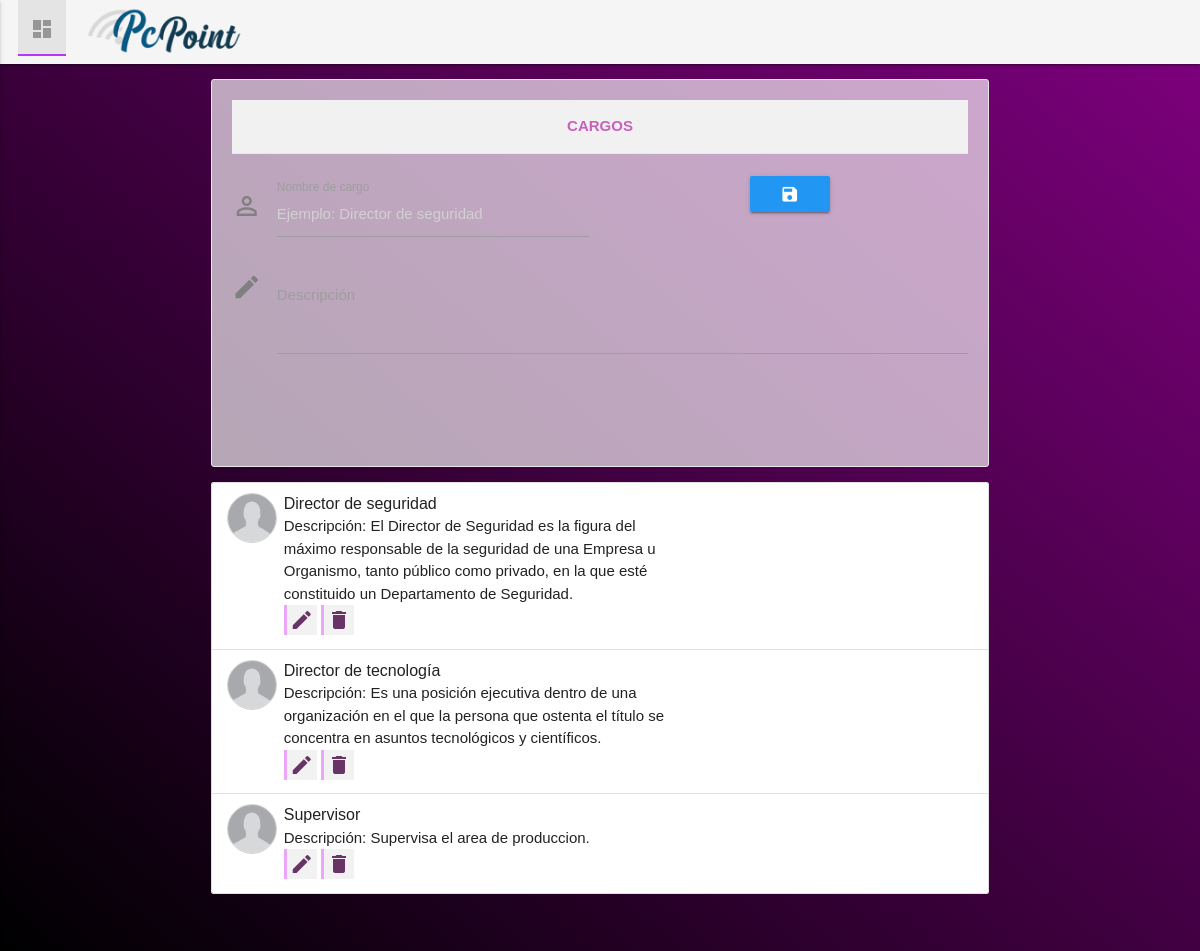
The app's page /cargos.php with its own data.
### tables this page shows
CREATE TABLE `cargos` (
  `id_cargo` int(11) NOT NULL,
  `nombre_cargo` varchar(40) NOT NULL,
  `descripcion` varchar(300) NOT NULL
);

### lib/database.php (called while the page is built, shortened)
<?php
class Database
{
    private static $connection;
    private static function connect()
    {
        $server = "localhost";
        $database = "planillas";
        $username = "root";
        $password = "";
        $options = array(PDO::MYSQL_ATTR_INIT_COMMAND => "set names utf8");
        self::$connection = null;
        try
        {
            self::$connection = new PDO("mysql:host=".$server."; dbname=".$database, $username, $password, $options);
            self::$connection->setAttribute(PDO::ATTR_ERRMODE, PDO::ERRMODE_EXCEPTION);
        }
        catch(PDOException $exception)
        {
            die($exception->getMessage());
        }
    }
    private static function desconnect()
    {
        self::$connection = null;
    }
    public static function getRows($query, $values)
    {
        $statement = self::$connection->prepare($query);
        $statement->execute($values);
        return $statement->fetchAll(PDO::FETCH_BOTH);
    }
}
?>

### cargos.php (the view, shortened to what this page needs)
<!DOCTYPE html>
<head>
    <link type='text/css' rel='stylesheet' href='css/sweetalert2.min.css'/>
    <link rel="stylesheet" href="lib/materialize/materialize.min.css">
    <link rel="stylesheet" href="css/estilo.css">
    <link rel="stylesheet" href="css/admin.css">
    <link rel="stylesheet" href="css/icons.css">
</head>
<?php include('inc/admin/menu.php') ?>
<body>
<div class="container">
    <?php
    require("lib/database.php");
    if(empty($_GET['id']))
    {
        $id_cargo = null;
        $nombre_cargo = null;
        $descripcion = null;
    }
    ?>
    <div class="principal">
        <div class="row">
             <div class="dashboard-div">
                <div class="sec-titulo bottom_1em">Cargos</div>
                <form method='post' enctype='multipart/form-data'>
                        <div class="row">
                            <div class="input-field col l6 m6 s6">
                                <i class="material-icons prefix">perm_identity</i>
                                <input id='nombre_cargo' placeholder='Ejemplo: Director de seguridad' type='text' maxlength="40" name='nombre_cargo' value='<?php print($nombre_cargo); ?>' class='validate' required/>
                                <label for='nombre_cargo'>Nombre de cargo</label>
                            </div>
                            <div class='center-align'>
                             <?php
                                    if($id_cargo == null)
                                    {
                                        print("
                                        <button type='submit' class='btn waves-effect blue'>
                                            <i class='material-icons'>
                                            save
                                            </i>
                                        </button>
                                        ");
                                    }
                                    ?>
                            </div>
                            <div class="input-field col l12 m12 s12">
                                <i class="material-icons prefix">mode_edit</i>
                                <textarea id='descripcion' type='text' maxlength="300" name='descripcion' class='materialize-textarea validate' required><?php print($descripcion); ?></textarea>
                                <label for='descripcion'>Descripción</label>
                            </div>
                        </div>
                        <br>
                </form><br>
            </div>
            <div class="box-productos">
 			<ul class="collection">
            <?php
            $sql = "SELECT * FROM cargos ORDER BY nombre_cargo";
            $params = null;
            $data = Database::getRows($sql, $params);
                foreach($data as $row)
                {
                    print("
					<li class='collection-item avatar'>
                        <img src='img/avatars_usuarios/default.jpg' alt='' class='circle circle_img_user'>
                        <div class='cont-list-empleados'>
                            <strong class='title'>" . $row['nombre_cargo'] ."</strong>
                            <p>
                            <span class=''>Descripción: " . $row['descripcion'] . "</span><br>
                            </p>
                            <a class='tooltipped' data-position='top' data-tooltip='Editar' href='cargos.php?id=" . $row['id_cargo'] . "&delete=0'><i class='material-icons lista-icon'>edit </i></a>
						    <a class='tooltipped' data-position='top' data-tooltip='Eliminar' href='cargos.php?id=" . $row['id_cargo'] . "&delete=1'><i class='material-icons lista-icon'>delete</i></a> </span>
                        </div>
                    </li>
					");
                }
            ?>
            </ul>
            </div>
        </div>
    </div>
</div>
</body>
</html>

### css/estilo.css (style rules this page uses)
body { background-image: url(../img/symphony.png); background-repeat: repeat; }
.principal { width: 90%; margin: 0 auto; }
.bottom_1em { margin-bottom: 1.5em }
.input-field label { color: #9e9e9e; }

### css/admin.css (style rules this page uses)
.dashboard-div { margin: 1em 0; background: rgba(255, 255, 255, 0.65); padding: 20px!important; border-radius: 3px; border: 1px solid #e8e8e8; color: #808080; }
.sec-titulo { padding: 1em; background: #f1f1f1; text-transform: uppercase; border-bottom: 1px solid #e8e8e8; font-weight: bold; list-style:none; text-align: center; color: #c961bc; }
.circle_img_user { width: 50px!important; height: 50px!important; border: 1px solid rgba(0, 0, 0, 0.18); }
.cont-list-empleados { max-width: 58%; }
.lista-icon { color: rgb(103, 52, 101); background: rgba(0, 0, 0, 0.05); padding: 3px; border-left: 3px solid #eca5f9; }
.box-productos { margin-top: 0.5em; }

### records on screen
cargos: nombre_cargo "Director de seguridad", descripcion "El Director de Seguridad es la figura del máximo responsable de la seguridad de una Empresa u Organismo, tanto público como privado, en la que esté constituido un Departamento de Seguridad."
cargos: nombre_cargo "Director de tecnología", descripcion "Es una posición ejecutiva dentro de una organización en el que la persona que ostenta el título se concentra en asuntos tecnológicos y científicos."
cargos: nombre_cargo "Supervisor", descripcion "Supervisa el area de produccion."
